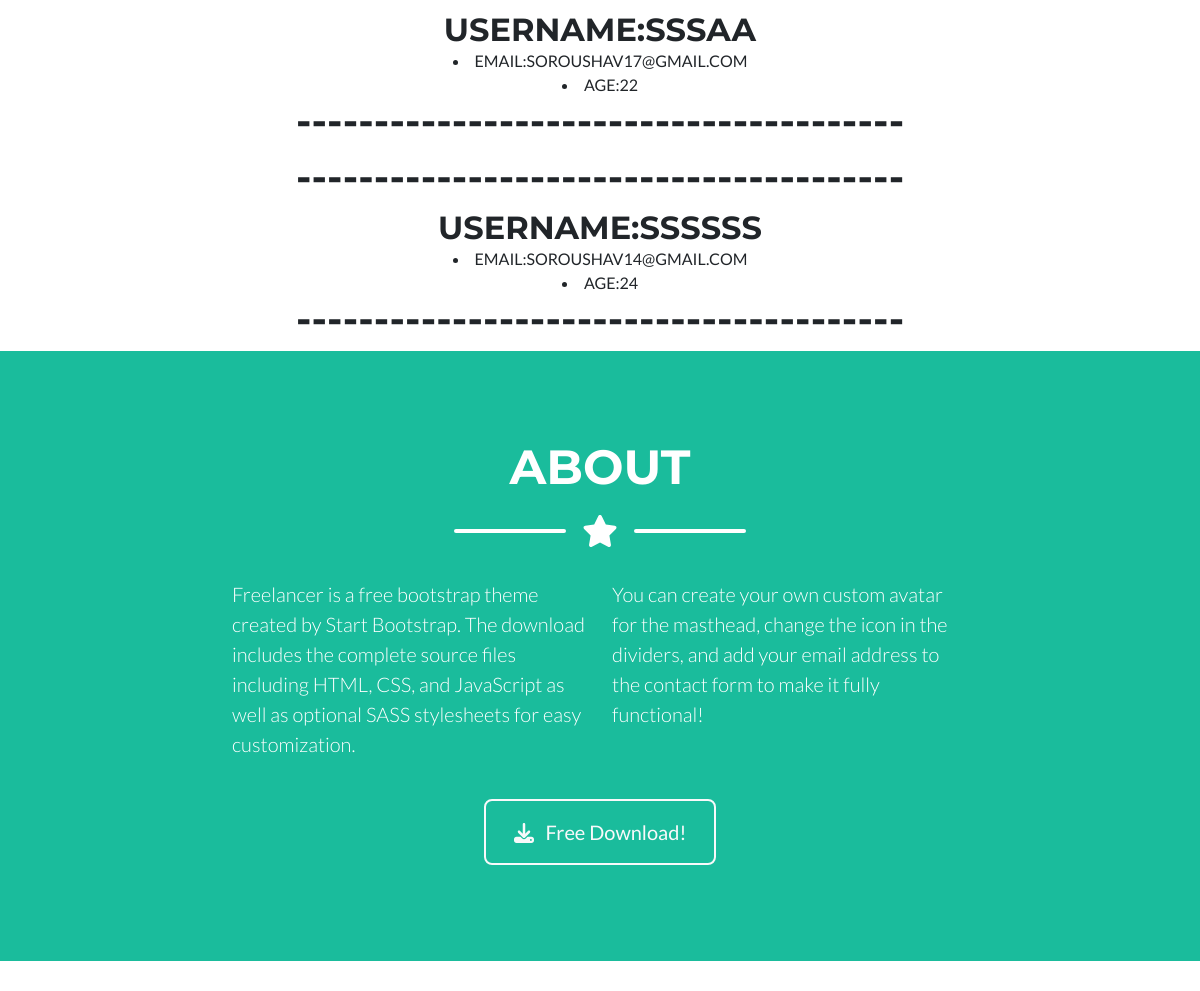
Before: /profile/search/ (middle part) with the older database file.
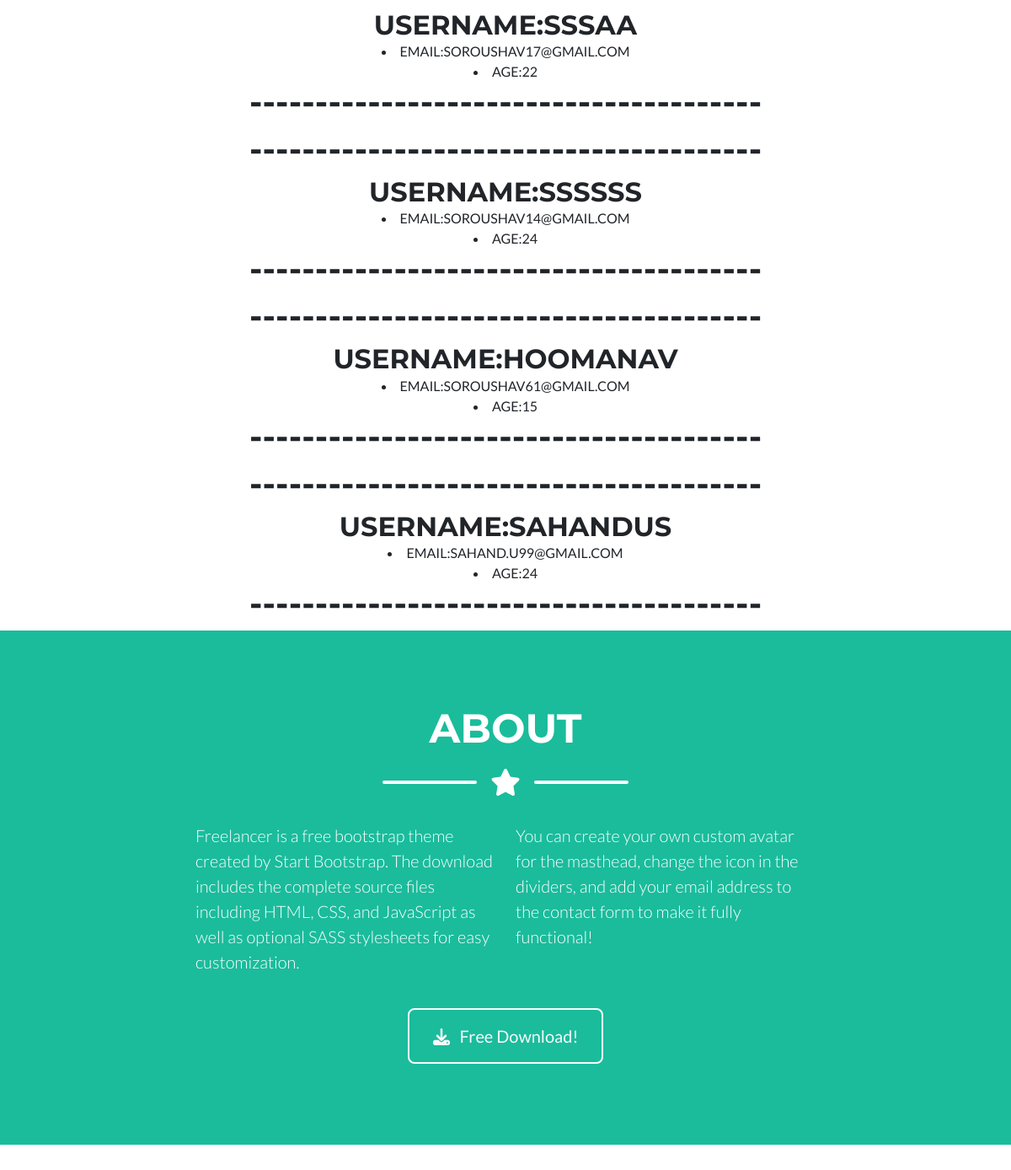
After: the same page with the newer database file.
### profile/models.py (models this page shows, shortened)
class CustomUser(AbstractUser):
    email = models.CharField(max_length=50)
    age = models.PositiveIntegerField(null=True, blank=True)

### profile/views.py (the view)
# urls.py: path('profile/search/', SearchUserView.as_view(), name='search')
class SearchUserView(ListView):
    template_name = 'profile_search.html'
    model = get_user_model()
    context_object_name = 'users'
    def get_queryset(self):
        queryset = super().get_queryset()
        q = self.request.GET.get("q")
        if q:
            return queryset.filter(username__icontains=q)
        return queryset

### templates/profile_search.html (shortened to what this page needs)
<!DOCTYPE html>
{% extends 'home.html' %}
{% load static %}
    {% block content %}
        <div class="container d-flex align-items-center flex-column">
            {% for user in users %}
                <h1>---------------------------------------</h1>
                <h2 class="masthead-heading text-uppercase mb-0" text-align="center">username:{{ user.username }}</h2>
                <li class="masthead-heading text-uppercase mb-0">email:{{ user.email }}</li>
                <li class="masthead-heading text-uppercase mb-0">age:{{ user.age }}</li>
                <h1>---------------------------------------</h1>
            {% endfor %}
        </div>
    {% endblock content %}

Changed rows visible on the page:
added CustomUser: username "HOOMANAV", email "SOROUSHAV61@GMAIL.COM", age "15"
added CustomUser: username "SAHANDUS", email "SAHAND.U99@GMAIL.COM", age "24"
